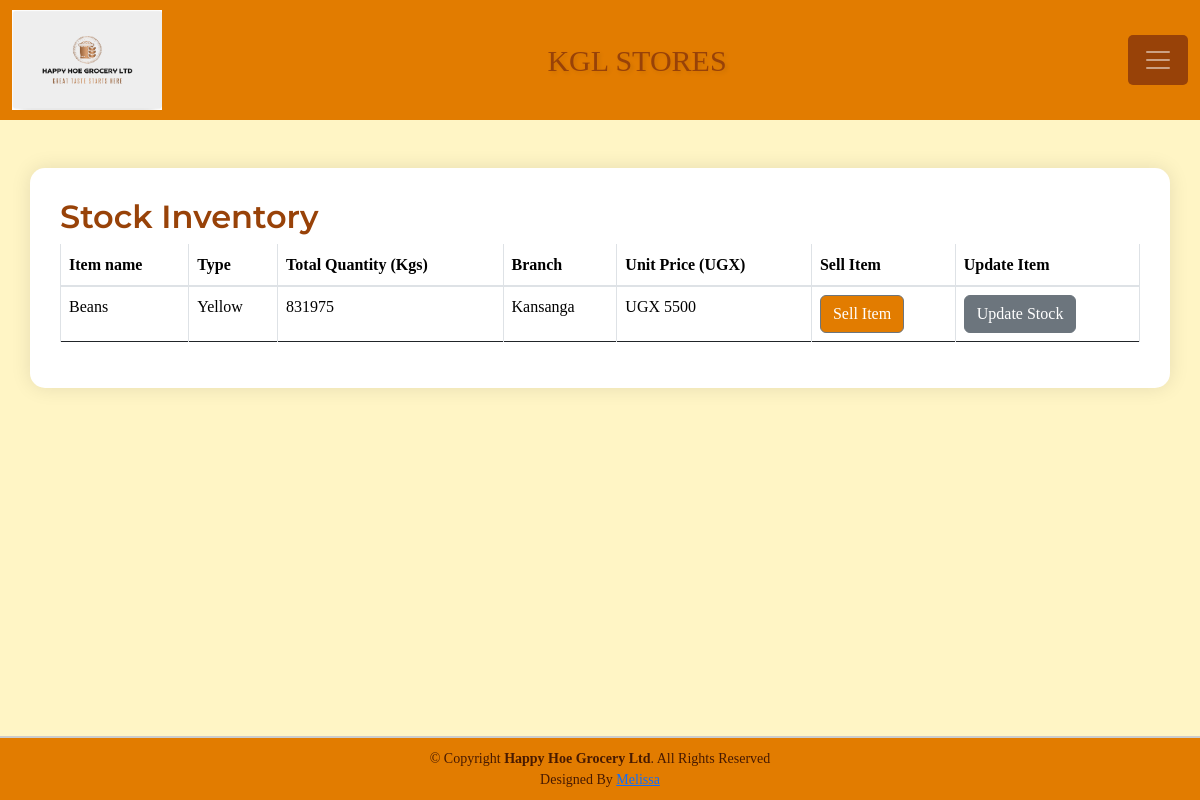
The app's page /products/15/ (signed in) with its own data.
### Grocery_app/models.py (models this page shows, shortened)
class Stockx(models.Model):
    item_name = models.CharField(max_length=50, null=True, blank=True)
    stock_type = models.CharField(max_length=50, null=True, blank=True)
    stock_source = models.CharField(max_length=50, null=True, blank=True)
    unit_cost = models.IntegerField(default=0, null=True, blank=True)
    unit_price = models.IntegerField(default=0, null=True, blank=True)
    total_quantity = models.IntegerField(default=0, null=True, blank=True)
    stock_branch = models.CharField(max_length=50, null=True, blank=True)
    stock_date = models.DateTimeField(auto_now_add=True, null=True, blank=True) #Automtically sets it when object is first recorded.
    stock_time = models.TimeField(auto_now_add=True, null=True, blank=True)
    stock_dealer = models.CharField(max_length=50, null=True, blank=True)
    stock_contact = models.IntegerField(default=0, null=True, blank=True)
    issued_quantity = models.IntegerField(default=0, null=True, blank=True)

### Grocery_app/views.py (the view)
# urls.py: path('products/<int:product_id>/', views.product_detail, name='product_detail'),
@login_required
def product_detail(request,product_id):
    product = Stockx.objects.filter(id = product_id)
    return render(request,'Grocery_app/product_detail.html',{'product':product})

### Grocery_app/templates/Grocery_app/product_detail.html (shortened to what this page needs)
{% extends 'Grocery_app/base.html' %}
{% block content %}
<br><br><br><br>
<div class="container receipt">
    <h2 class="receipt-title">Stock Inventory</h2>
    <div class="receipt-details">
        <table class="table table-bordered">
            <thead>
                <tr>
                    <th scope="col">Item name</th>
                    <th scope="col">Type</th>
                    <th scope="col">Total Quantity (Kgs)</th>
                    <th scope="col">Branch</th>
                    <th scope="col">Unit Price (UGX)</th>
                    <th scope="col">Sell Item</th>
                    <th scope="col">Update Item</th>
                </tr>
            </thead>
            <tbody>
                {% for product in product %}
                <tr>
                    <td>{{ product.item_name }}</td>
                    <td>{{ product.stock_type }}</td>
                    <td>{{ product.total_quantity }}</td>
                    <td>{{ product.stock_branch }}</td>
                    <td>UGX {{ product.unit_price }}</td>
                    <td>
                        <a href="{% url 'issue_item' product.id %}">
                            <input type="submit" value="Sell Item" class="btn btn-secondary"style="background-color: #e27c00;" />
                        </a>
                    </td>
                    <td>
                        <a href="{% url 'add_to_stock' product.id %}">
                            <input type="submit" value="Update Stock" class="btn btn-secondary" />
                        </a>
                    </td>
                </tr>
                {% endfor %}
            </tbody>
        </table>
    </div>
</div><br><br>
{% endblock %}

### Grocery_app/static/css/main.css (style rules this page uses)
html,body { position: relative; overflow-x: hidden; background: url('/static/images/img6.jpg'); width: 100% !important; height: 100vh; display: table; position: relative; background-position: center; background-attachment: scroll; -o-background-size: cover; -moz-background-size: cover; -webkit-background-size: cover; background-size: cover; background-repeat: no-repeat; }
body { background-color: #fef3c7(0, 0%, 98%); font-family: 'raleway'; }
.table thead { background-color: #ffa500; color: white; }

### Grocery_app/templates/Grocery_app/base.html (style rules this page uses)
.table { background-origin: padding-box; border: 0cap; }
body { background-color: rgb(235, 199, 149); color: #923f0e; font-family: Georgia, 'Times New Roman', Times, serif; }

### Grocery_app/templates/Grocery_app/product_detail.html (style rules this page uses)
body { background-color: #fff5c5; color: #984208; font-family: Georgia, 'Times New Roman', Times, serif; }
.container { background-color: #ffffff; padding: 30px; border-radius: 15px; box-shadow: 0 0 20px rgba(0,0,0,0.1); }
h2 { font-family: 'Montserrat', sans-serif; font-weight: 600; color: #984208; }
::placeholder { color: #984208; opacity: 0.7; }

### records on screen
Stockx: item_name "Beans", stock_type "Yellow", total_quantity "831975", stock_branch "Kansanga", unit_price "5500"
